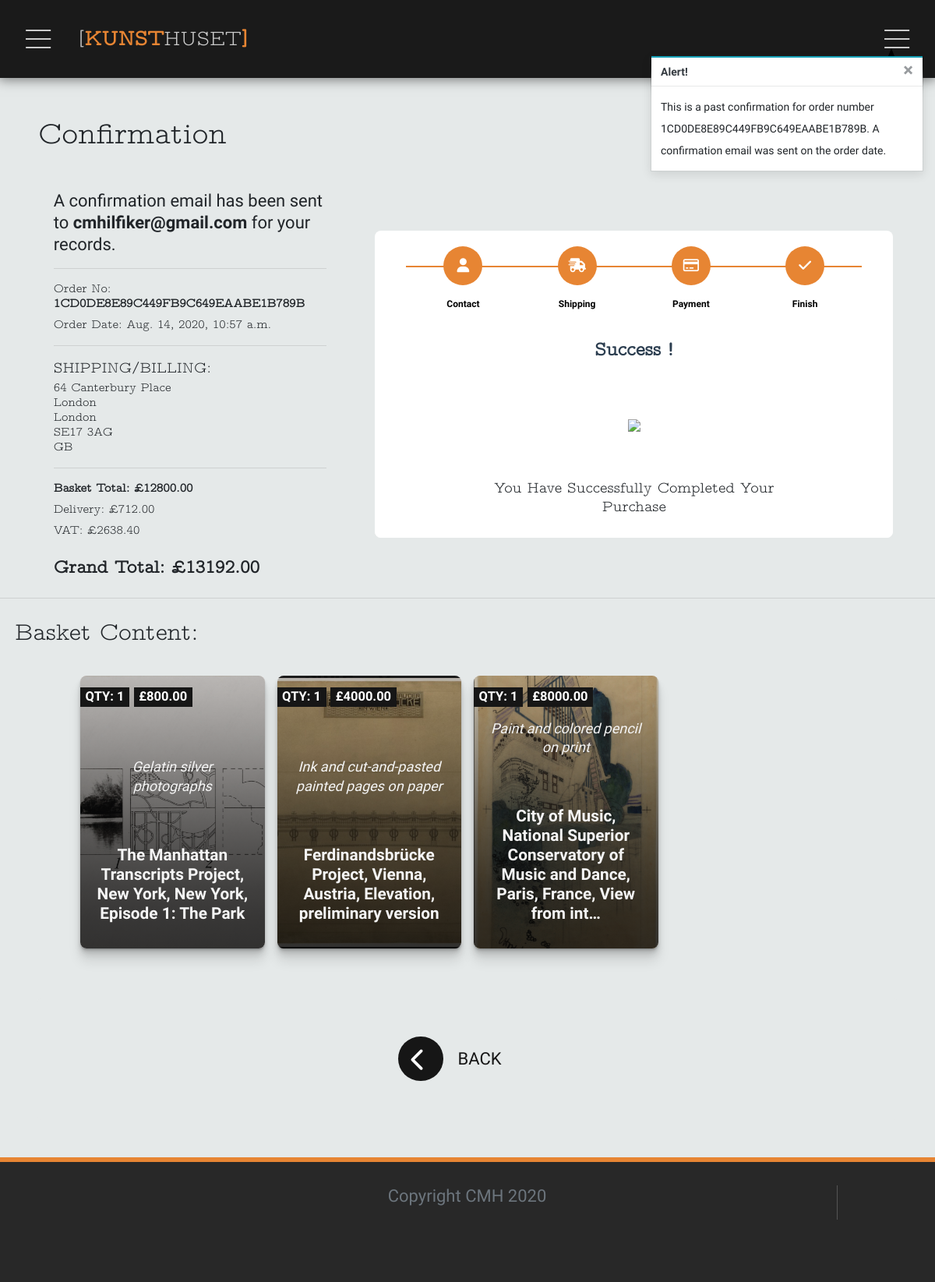
Before: /profiles/order_history/1CD0DE8E89C449FB9C649EAABE1B789B with the older database file.
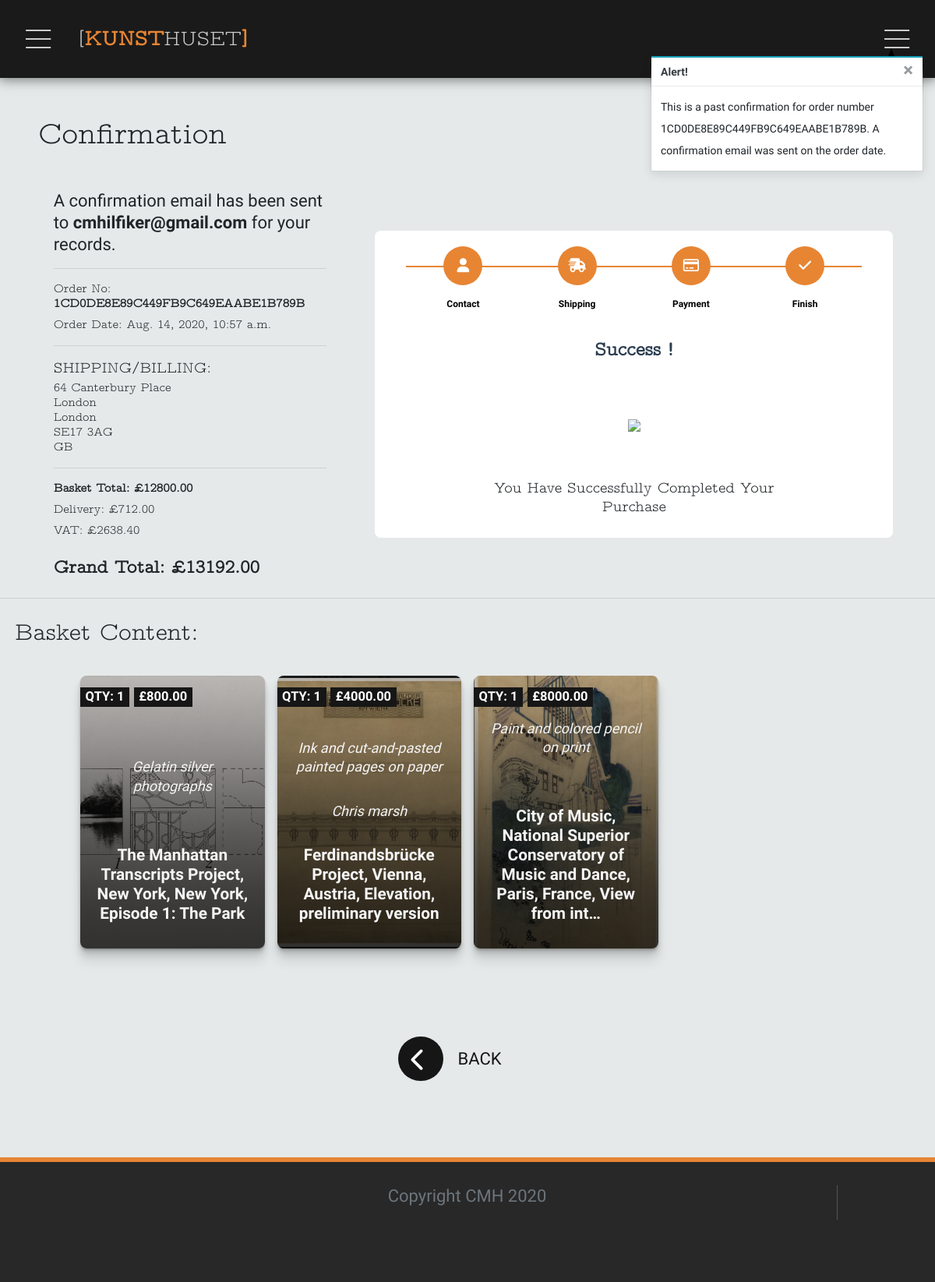
After: the same page with the newer database file.
### checkout/models.py (models this page shows, shortened)
class OrderLineItem(models.Model):
    order = models.ForeignKey(Order, null=False, blank=False,
                              on_delete=models.CASCADE,
                              related_name='lineitems')
    artwork = models.ForeignKey(Artwork, null=False, blank=False,
                                on_delete=models.CASCADE)
    quantity = models.IntegerField(null=False, blank=False, default=0)
    lineitem_total = models.DecimalField(max_digits=6, decimal_places=2,
                                         null=False, blank=False,
                                         editable=False)

### artworks/models.py (models this page shows, shortened)
class Artwork(models.Model):
    category = models.ForeignKey('Category',
                                 null=True, blank=True,
                                 on_delete=models.SET_NULL)
    artist = models.ForeignKey(UserProfile, on_delete=models.CASCADE)
    date = models.CharField(max_length=10, null=True, blank=True)
    title = models.CharField(max_length=254)
    description = models.TextField()
    price = models.DecimalField(max_digits=6, decimal_places=2)
    qty = models.IntegerField()
    sold = models.BooleanField(blank=False)
    framed = models.BooleanField(blank=False, null=True)
    medium = models.CharField(max_length=254)
    length = models.DecimalField(max_digits=6, decimal_places=2,
                                 blank=False, null=True)
    width = models.DecimalField(max_digits=6, decimal_places=2,
                                blank=False, null=True)
    depth = models.DecimalField(max_digits=6, decimal_places=2,
                                blank=False, null=True)
    weight = models.DecimalField(max_digits=6, decimal_places=2,
                                 null=True, blank=True)
    duration = models.IntegerField(null=True, blank=True)
    image = models.ImageField(null=False, blank=False)
    image_id = models.CharField(max_length=1024, null=True, blank=True)
    image_url = models.URLField(max_length=1024, null=True, blank=True)

### profiles/models.py (models this page shows)
class UserProfile(models.Model):
    user = models.OneToOneField(User, on_delete=models.CASCADE)
    full_name = models.CharField(max_length=60, blank=False)
    bio = models.TextField(max_length=5000, blank=True)
    location = models.CharField(max_length=30, blank=True)
    is_artist = models.BooleanField('artist status', default=False)
    is_customer = models.BooleanField('customer status', default=True)
    artist_image = models.ImageField(null=True, blank=True)
    artist_image_url = models.URLField(max_length=1024, null=True, blank=True)
    artist_link = models.URLField(max_length=1024, null=True, blank=True)
    artist_insta = models.URLField(max_length=1024, null=True, blank=True)
    artist_deviant = models.URLField(max_length=1024, null=True, blank=True)
    artist_twitter = models.URLField(max_length=1024, null=True, blank=True)
    default_phone_number = models.CharField(max_length=20, null=True, blank=True)
    default_street_address1 = models.CharField(max_length=80, null=True, blank=True)
    default_street_address2 = models.CharField(max_length=80, null=True, blank=True)
    default_town_or_city = models.CharField(max_length=40, null=True, blank=True)
    default_county = models.CharField(max_length=80, null=True, blank=True)
    default_postcode = models.CharField(max_length=20, null=True, blank=True)
    default_country = CountryField(blank_label='Country *', null=True, blank=True)
    def __str__(self):
        return self.full_name

### profiles/views.py (the view)
# urls.py: path('order_history/<order_number>', views.order_history, name='order_history'),
def order_history(request, order_number):
    order = get_object_or_404(Order, order_number=order_number)
    messages.info(request, (
        f'This is a past confirmation for order number {order_number}. '
        'A confirmation email was sent on the order date.'
    ))
    template = 'checkout/checkout_completed.html'
    context = {
        'order': order,
        'from_profile': True,
    }
    return render(request, template, context)

### basket/contexts.py (called while the page is built, shortened)
def basket_content(request):
    basket_items = []
    sub_total = 0
    items_count = 0
    basket = request.session.get('basket', {})
    if sub_total < settings.FIXED_DELIVERY_THRESHOLD:
        delivery = sub_total * Decimal(
            settings.STANDARD_DELIVERY_PERCENTAGE / 100)
    else:
        delivery = 200 + (Decimal((sub_total/500) *
                          settings.STANDARD_DELIVERY_PERCENTAGE))
    vat = Decimal(((sub_total+delivery)/100)*Decimal(settings.VAT))
    grand_total = Decimal(delivery + sub_total)
    context = {
        'basket_items': basket_items,
        'sub_total': sub_total,
        'items_count': items_count,
        'delivery': delivery,
        'vat': vat,
        'grand_total': grand_total,
    }
    return context

### checkout/templates/checkout/checkout_completed.html (shortened to what the changed rows need)
{%extends 'base.html'%} {%load static%} {% load basket_calc %}{% block extra_css %}
<link rel="stylesheet" href="{% static 'css/cards.css' %}" type="text/css" charset="utf-8" />
<link rel="stylesheet" href="{% static 'checkout/css/slider.css' %}" type="text/css" charset="utf-8" />
{% endblock %} {%block content%}
<div class="container">
    <div class="row">
        <div class="col-12">
            <h1 class="my-5 mx-1 text-center text-lg-left">Confirmation</h1>
        </div>
    </div>
    <div class="row justify-content-around text-center text-lg-left">
        <div class="align-self-center col-10 col-lg-7 mb-2 mt-3 offset-1 offset-lg-0 p-0 text-center">
            <div class="container-fluid justify-content-center">
                <div class="row justify-content-center mt-0">
                    <div class="card px-0 pb-0 mb-3" id="slider">
                        <form action="{% url 'checkout' %}" method="POST" id="payment-form">
                            <fieldset>
                                <h2 class="fs-title text-center">Success !</h2>
                                <br /><br />
                                <br /><br />
                            </fieldset>
                        </form>
                    </div>
                </div>
            </div>
        </div>
    </div>
</div>
<div class="row container">
    <div class="col-12">
        <h2 class="my-2 mx-1 text-center text-md-left">Basket Content:{%if basket_items%} <span class="text-muted">(qty: {{items_count}})</span>{%endif%}</h2>
    </div>
</div>
<div class="page-content container">
    {% for each in order.lineitems.all %}
    <div class="w-100">
        <span class="badge badge-secondary price-tag">QTY: {{each.quantity}}</span>
        <span class="badge badge-secondary price-tag">£{{each.artwork.price}}</span>
        <div class="card card-fade">
            <div class="card-bg sales-card" style="background-image: url({{each.artwork.image.url}});">
                <div class="content">
                    <p class="copy">{{each.artwork.medium}}</p>
                    <p class="copy">{{each.artwork.artist}}</p>
                    <p class="title">{{each.artwork.title|truncatechars:95}}</p>
                </div>
            </div>
        </div>
    </div>
    {%endfor%}
</div>
{%endblock%}

Changed rows visible on the page:
changed through a linked row, OrderLineItem "Ferdinandsbrücke Project, Vienna, Austria, Elevation, preliminary version": artwork.artist (not shown) → "Chris marsh"
